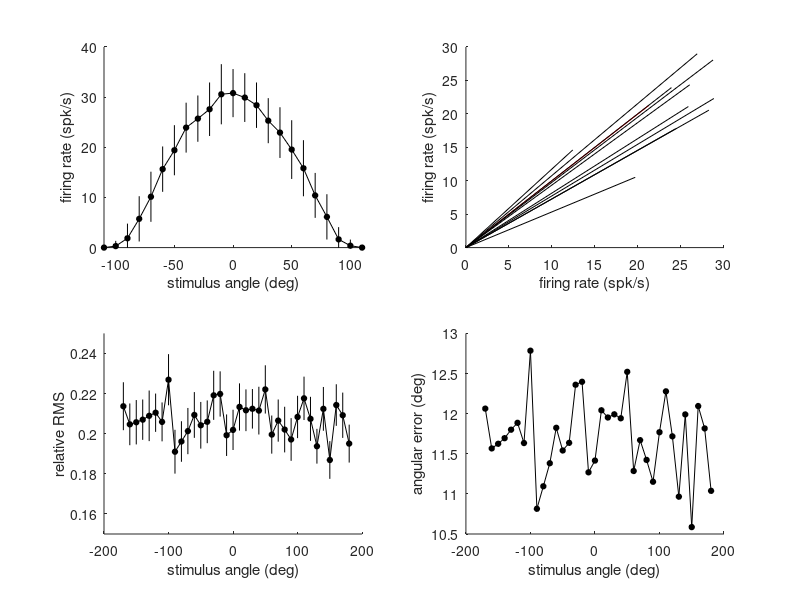

Recreate this plot in MATLAB.
%
%  Gabbiani & Cox, Mathematics for Neuroscientists, 2nd ed
%

%peak firing rate 
pfr = 30; %in spk/s
vfr = 5; %variability in spk/s

%plot a tuning curve
dx = 10; %in deg
x = -180+dx:dx:180; %in deg
xr = x * (pi/180);

fr = pfr * cos(xr);

mfr = zeros(size(fr));
sfr = zeros(size(fr));

for i = 1:length(x)
    %draw a 100 random numbers
    fr_vals = randn(1,100)*vfr + fr(i);
    fr_vals = max(fr_vals,0);
    mfr(i) = mean(fr_vals);
    sfr(i) = std(fr_vals);
end;

h_f1 = figure;
h_a1 = subplot(2,2,1);
line('Parent',h_a1,'XData',x,'YData',mfr, ...
    'Marker','o','MarkerFaceColor','k','MarkerSize',4);
for i = 1:length(x);
    line('Parent',h_a1,'XData',[x(i) x(i)],'YData',[mfr(i)-sfr(i) mfr(i)+sfr(i)]);
end;

set(h_a1,'XLim',[-110 110],'YLim',[0 40]);
xlabel(h_a1,'stimulus angle (deg)');
ylabel(h_a1,'firing rate (spk/s)');


%plot stimulus and reconstruction
n_rand = 10; %number of random samples

%orthonormal basis corresponding to phi1 and phi2
e1 = [1;0];
e2 = [0;1];

%use a stimulus at 45 deg
x = 45;
xr = x*(pi/180);

%stimulus vector
fr1 = pfr*cos(xr);
fr2 = pfr*sin(xr);
v = [fr1;fr2];

%generate n_rand random responses
rfr1 = randn(1,n_rand)*vfr + fr1;
rfr2 = randn(1,n_rand)*vfr + fr2;

%compute the corresponding vector estimates
fr_mat = e1*rfr1 + e2*rfr2;

h_a2 = subplot(2,2,2);
line('Parent',h_a2,'XData',[0 v(1)],'YData',[0 v(2)],'Color','r');
for i = 1:n_rand
    line('Parent',h_a2,'XData',[0 rfr1(i)],'YData',[0 rfr2(i)]);
end;

set(h_a2,'XLim',[0 30],'YLim',[0 30]);
xlabel(h_a2,'firing rate (spk/s)');
ylabel(h_a2,'firing rate (spk/s)');

%compute the average mean square error between stimulus and reconstruction
n_rand = 100; %number of random samples

%use a range between 0 and 90 deg, since by symmetry the rest will be
%identical
x = -180+dx:dx:180; %in deg
xr = x * (pi/180);

rms_ang = zeros(size(x));
rms_errn = zeros(size(x));
se_errn = zeros(size(x));

for i=1:length(x)
    %stimulus vector
    fr1 = pfr*cos(xr(i));
    fr2 = pfr*sin(xr(i));
    v = [fr1;fr2];

    %generate n_rand random responses
    rfr1 = randn(1,n_rand)*vfr + fr1;
    rfr2 = randn(1,n_rand)*vfr + fr2;

    %compute the corresponding vector estimates
    fr_mat = e1*rfr1 + e2*rfr2;
    err_coord = fr_mat - repmat(v,[1 n_rand]);
    err_tot = sqrt(sum(err_coord.^2,1)); %distance between random sample and stimulus

    %root mean square error
    rms_err = mean(err_tot);
    std_err = std(err_tot);
    
    %normalize by vector length
    rms_errn(i) = rms_err/pfr;
    se_errn(i) = std_err/(pfr*sqrt(n_rand));
    
    %corresponding angle
    rms_ang(i) = atan(rms_err/pfr) * (180/pi);
end;

h_a3 = subplot(2,2,3);
line('Parent',h_a3,'XData',x,'YData',rms_errn, ...
    'Marker','o','MarkerFaceColor','k','MarkerSize',4);
for i = 1:length(x)
    line('Parent',h_a3,'XData',[x(i) x(i)],'YData',[rms_errn(i)-se_errn(i) rms_errn(i)+se_errn(i)]);
end;
set(h_a3,'YLim',[0.15 0.25]);
xlabel(h_a3,'stimulus angle (deg)');
ylabel(h_a3,'relative RMS');

h_a4 = subplot(2,2,4);
line('Parent',h_a4,'XData',x,'YData',rms_ang, ...
    'Marker','o','MarkerFaceColor','k','MarkerSize',4);
xlabel(h_a4,'stimulus angle (deg)');
ylabel(h_a4,'angular error (deg)');

%print(handles.figure1,'-depsc2','tuning_rec.eps');

